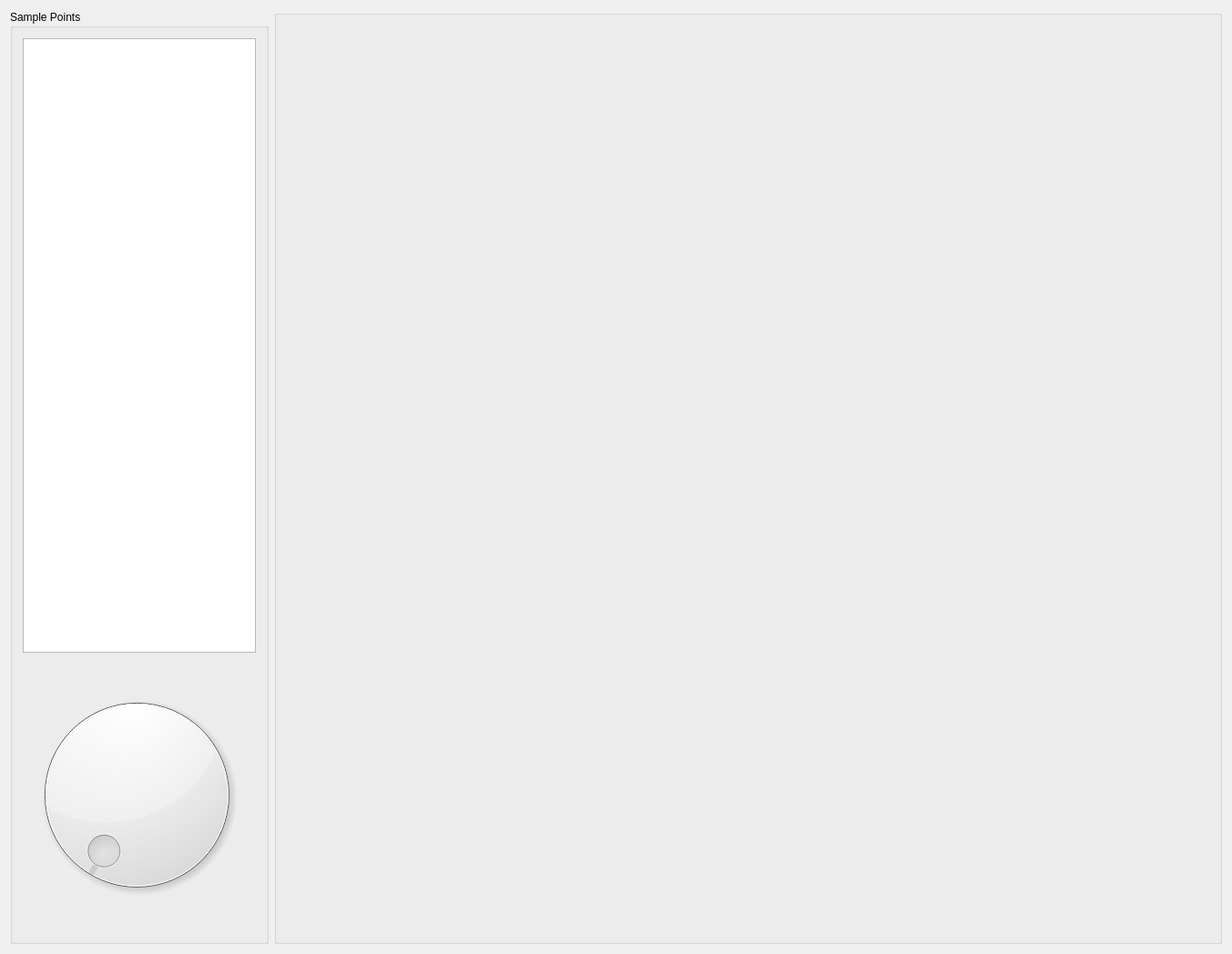
<?xml version="1.0" encoding="UTF-8"?>
<ui version="4.0">
 <class>UI_FpncCalibBox</class>
 <widget class="QWidget" name="UI_FpncCalibBox">
  <property name="geometry">
   <rect>
    <x>0</x>
    <y>0</y>
    <width>1353</width>
    <height>1048</height>
   </rect>
  </property>
  <property name="windowTitle">
   <string>FpncCalibBox</string>
  </property>
  <layout class="QVBoxLayout" name="verticalLayout">
   <item>
    <layout class="QHBoxLayout" name="horizontalLayout_2">
     <item>
      <widget class="QGroupBox" name="gbxSamplePoints">
       <property name="maximumSize">
        <size>
         <width>16777215</width>
         <height>16777215</height>
        </size>
       </property>
       <property name="title">
        <string>Sample Points</string>
       </property>
       <layout class="QVBoxLayout" name="verticalLayout_3">
        <item>
         <widget class="QTableView" name="tblSamplePoints">
          <property name="sizePolicy">
           <sizepolicy hsizetype="Minimum" vsizetype="Minimum">
            <horstretch>0</horstretch>
            <verstretch>0</verstretch>
           </sizepolicy>
          </property>
          <property name="focusPolicy">
           <enum>Qt::NoFocus</enum>
          </property>
         </widget>
        </item>
        <item>
         <widget class="SkinnedDial" name="kbxSamplePoint">
          <property name="sizePolicy">
           <sizepolicy hsizetype="Minimum" vsizetype="Minimum">
            <horstretch>0</horstretch>
            <verstretch>0</verstretch>
           </sizepolicy>
          </property>
          <property name="minimumSize">
           <size>
            <width>250</width>
            <height>250</height>
           </size>
          </property>
          <property name="maximumSize">
           <size>
            <width>250</width>
            <height>300</height>
           </size>
          </property>
          <property name="toolTip">
           <string/>
          </property>
          <property name="whatsThis">
           <string/>
          </property>
          <property name="backgroundImage">
           <pixmap>:/images/back/dial-back.png</pixmap>
          </property>
          <property name="needleImage">
           <pixmap>:/images/needle/dial-pointer.png</pixmap>
          </property>
         </widget>
        </item>
       </layout>
      </widget>
     </item>
     <item>
      <widget class="QGroupBox" name="groupBox">
       <property name="title">
        <string/>
       </property>
       <layout class="QVBoxLayout" name="verticalLayout_2">
        <item>
         <widget class="QCustomPlot" name="evenLines">
          <property name="sizePolicy">
           <sizepolicy hsizetype="Expanding" vsizetype="Expanding">
            <horstretch>0</horstretch>
            <verstretch>0</verstretch>
           </sizepolicy>
          </property>
          <property name="minimumSize">
           <size>
            <width>600</width>
            <height>0</height>
           </size>
          </property>
          <property name="toolTip">
           <string/>
          </property>
          <property name="whatsThis">
           <string/>
          </property>
         </widget>
        </item>
        <item>
         <widget class="QCustomPlot" name="oddLines">
          <property name="sizePolicy">
           <sizepolicy hsizetype="Expanding" vsizetype="Expanding">
            <horstretch>0</horstretch>
            <verstretch>0</verstretch>
           </sizepolicy>
          </property>
          <property name="minimumSize">
           <size>
            <width>600</width>
            <height>0</height>
           </size>
          </property>
          <property name="toolTip">
           <string/>
          </property>
          <property name="whatsThis">
           <string/>
          </property>
         </widget>
        </item>
       </layout>
      </widget>
     </item>
    </layout>
   </item>
  </layout>
 </widget>
 <layoutdefault spacing="6" margin="11"/>
 <customwidgets>
  <customwidget>
   <class>SkinnedDial</class>
   <extends>QDial</extends>
   <header>skinneddial.h</header>
  </customwidget>
  <customwidget>
   <class>QCustomPlot</class>
   <extends>QWidget</extends>
   <header>qcustomplot.h</header>
  </customwidget>
 </customwidgets>
 <resources>
  <include location="ressource.qrc"/>
 </resources>
 <connections/>
</ui>
